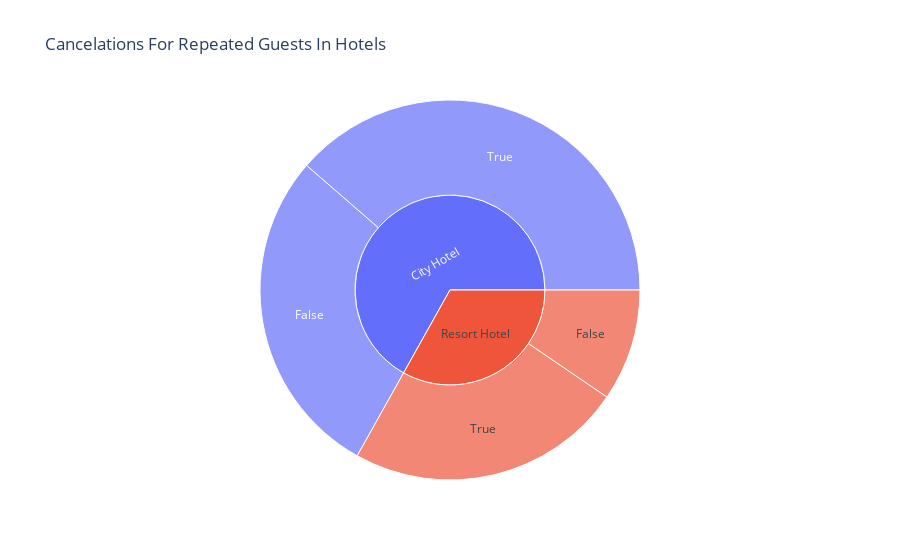

Notebook code for this chart:
### Markdown cell above
We find that most of the customers that canceled didn't give a deposit. Most of the non refunded bookings were not canceled.

### Code cell
df = df_hotels
fig = px.sunburst(df, path=['hotel', 'is_canceled'], values='is_repeated_guest', title='Cancelations For Repeated Guests In Hotels')
fig.show()

### Figure 1 — Plotly figure (JSON) as saved in the notebook; plotly's stock layout.template omitted (floating-point values rounded to 4 significant figures)
{"data": [{"branchvalues": "total", "domain": {"x": [0, 1], "y": [0, 1]}, "hovertemplate": "labels=%{label}<br>is_repeated_guest=%{value}<br>parent=%{parent}<br>id=%{id}<extra></extra>", "ids": ["City Hotel/False", "Resort Hotel/False", "City Hotel/True", "Resort Hotel/True", "City Hotel", "Resort Hotel"], "labels": ["False", "False", "True", "True", "City Hotel", "Resort Hotel"], "name": "", "parents": ["City Hotel", "Resort Hotel", "City Hotel", "Resort Hotel", "", ""], "type": "sunburst", "values": [32661, 11011, 44637, 27271, 77298, 38282]}], "layout": {"legend": {"tracegroupgap": 0}, "title": {"text": "Cancelations For Repeated Guests In Hotels"}}}
